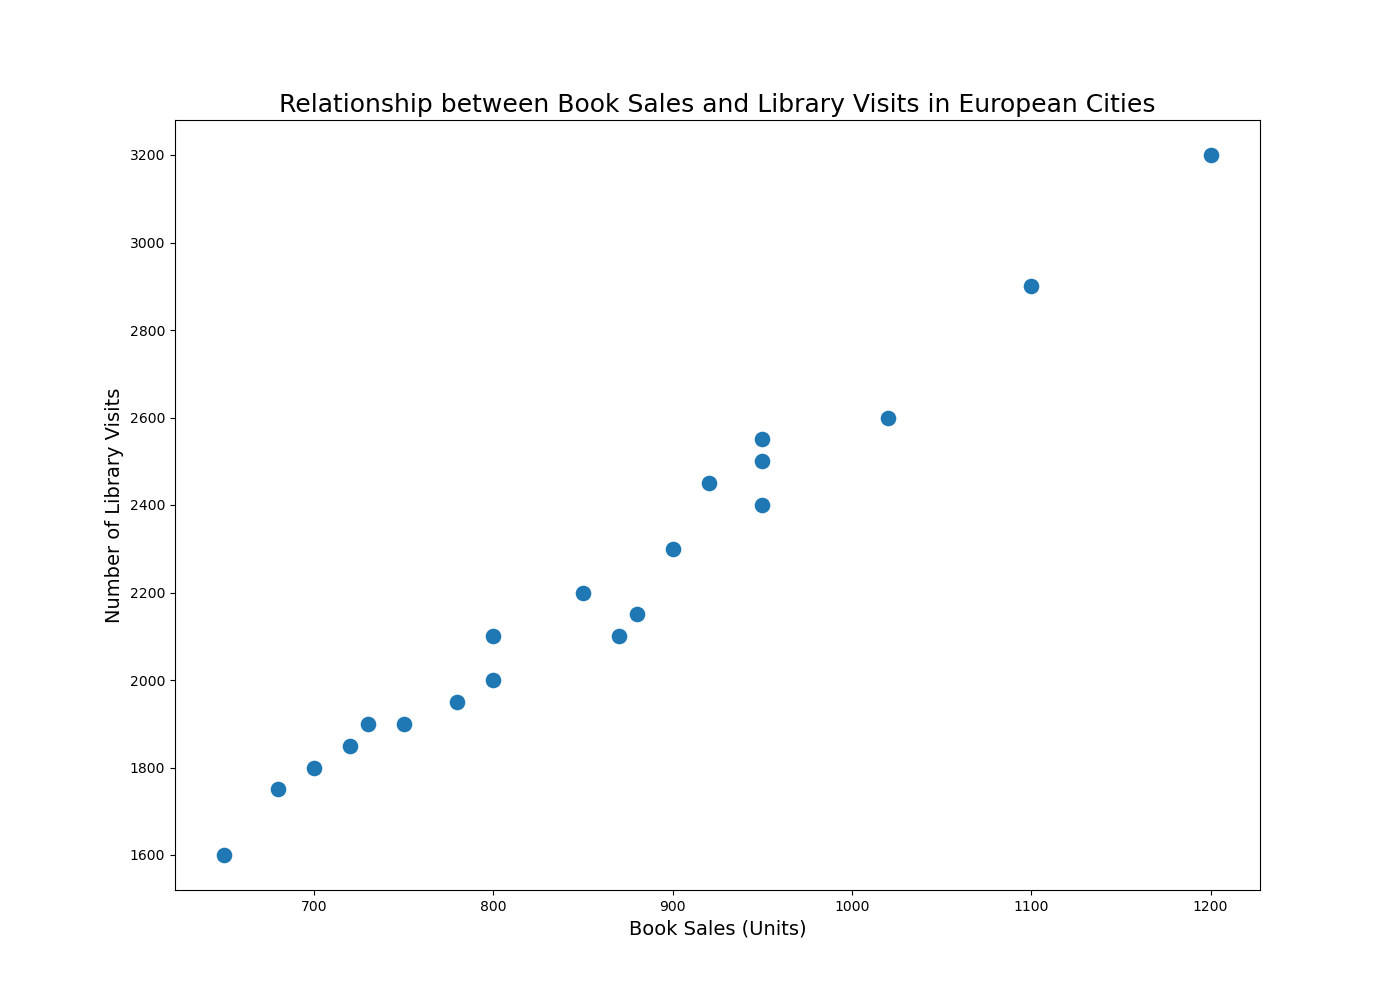

The script that drew this image:

import seaborn as sns
import pandas as pd
import matplotlib.pyplot as plt

# Constructing DataFrame from the table data.
data = {
    'City': ['London', 'Paris', 'Rome', 'Berlin', 'Madrid', 'Amsterdam', 'Prague', 
             'Vienna', 'Venice', 'Barcelona', 'Lisbon', 'Athens',
             'Dublin', 'Oslo', 'Stockholm', 'Helsinki', 'Copenhagen', 
             'Budapest', 'Warsaw', 'Istanbul'],
    'BookSales': [1200, 1100, 950, 850, 1020, 900, 800, 880, 870, 950, 
                  780, 920, 700, 680, 750, 650, 800, 720, 730, 950],
    'LibraryVisits': [3200, 2900, 2500, 2200, 2600, 2300, 2000, 2150, 2100, 
                      2400, 1950, 2450, 1800, 1750, 1900, 1600,
                      2100, 1850, 1900, 2550]
}

df = pd.DataFrame(data)

# Create a scatterplot.
plt.figure(figsize=(14, 10))
sns.scatterplot(data=df, x='BookSales', y='LibraryVisits', 
                palette=['#FFA07A', '#20B2AA'], 
                s=150)  # s is the marker size

# Add chart title and labels
plt.title('Relationship between Book Sales and Library Visits in European Cities', fontsize=18)
plt.xlabel('Book Sales (Units)', fontsize=14)
plt.ylabel('Number of Library Visits', fontsize=14)

# Show the plot
plt.show()
